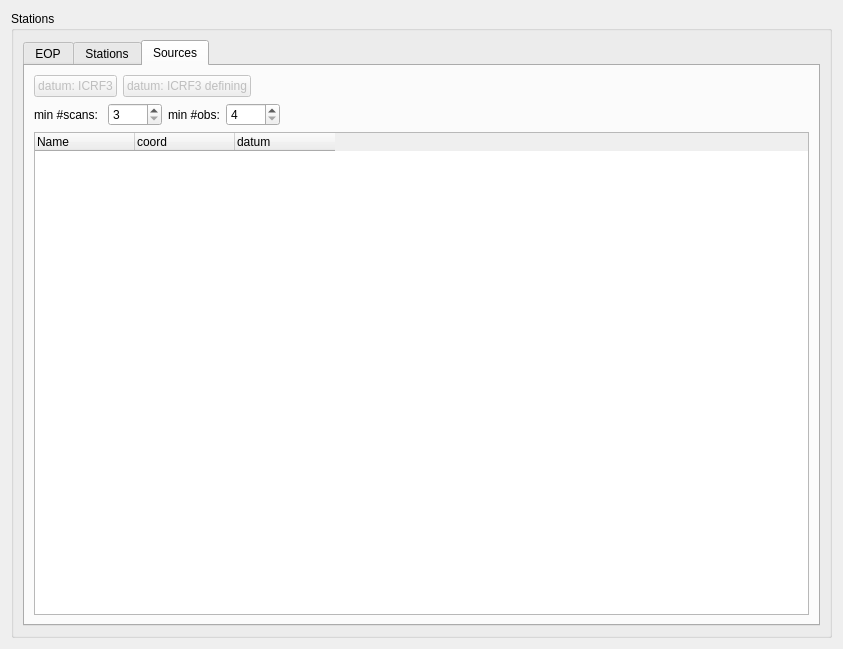
<?xml version="1.0" encoding="UTF-8"?>
<ui version="4.0">
 <class>Solver</class>
 <widget class="QWidget" name="Solver">
  <property name="geometry">
   <rect>
    <x>0</x>
    <y>0</y>
    <width>843</width>
    <height>649</height>
   </rect>
  </property>
  <property name="windowTitle">
   <string>Form</string>
  </property>
  <layout class="QVBoxLayout" name="verticalLayout_4">
   <item>
    <widget class="QSplitter" name="splitter">
     <property name="orientation">
      <enum>Qt::Vertical</enum>
     </property>
     <widget class="QGroupBox" name="groupBox">
      <property name="title">
       <string>Stations</string>
      </property>
      <layout class="QVBoxLayout" name="verticalLayout_6">
       <item>
        <widget class="QTabWidget" name="tabWidget">
         <property name="currentIndex">
          <number>2</number>
         </property>
         <widget class="QWidget" name="EOP">
          <attribute name="title">
           <string>EOP</string>
          </attribute>
          <layout class="QVBoxLayout" name="verticalLayout_3">
           <item>
            <layout class="QVBoxLayout" name="verticalLayout">
             <item>
              <layout class="QHBoxLayout" name="horizontalLayout_3">
               <item>
                <layout class="QGridLayout" name="gridLayout">
                 <item row="2" column="0">
                  <widget class="QCheckBox" name="checkBox_dUT1">
                   <property name="text">
                    <string>dUT1</string>
                   </property>
                   <property name="checked">
                    <bool>true</bool>
                   </property>
                  </widget>
                 </item>
                 <item row="0" column="0">
                  <widget class="QCheckBox" name="checkBox_XPO">
                   <property name="text">
                    <string>XPO</string>
                   </property>
                   <property name="checked">
                    <bool>true</bool>
                   </property>
                  </widget>
                 </item>
                 <item row="3" column="0">
                  <widget class="QCheckBox" name="checkBox_NUTX">
                   <property name="text">
                    <string>NUTX</string>
                   </property>
                   <property name="checked">
                    <bool>true</bool>
                   </property>
                  </widget>
                 </item>
                 <item row="0" column="1">
                  <widget class="QDoubleSpinBox" name="doubleSpinBox_xpo_int">
                   <property name="suffix">
                    <string> [h]</string>
                   </property>
                   <property name="minimum">
                    <double>0.000000000000000</double>
                   </property>
                   <property name="maximum">
                    <double>10000.000000000000000</double>
                   </property>
                   <property name="singleStep">
                    <double>1.000000000000000</double>
                   </property>
                   <property name="value">
                    <double>24.000000000000000</double>
                   </property>
                  </widget>
                 </item>
                 <item row="1" column="0">
                  <widget class="QCheckBox" name="checkBox_YPO">
                   <property name="text">
                    <string>YPO</string>
                   </property>
                   <property name="checked">
                    <bool>true</bool>
                   </property>
                  </widget>
                 </item>
                 <item row="4" column="0">
                  <widget class="QCheckBox" name="checkBox_NUTY">
                   <property name="text">
                    <string>NUTY</string>
                   </property>
                   <property name="checked">
                    <bool>true</bool>
                   </property>
                  </widget>
                 </item>
                 <item row="0" column="2">
                  <widget class="QDoubleSpinBox" name="doubleSpinBox_xpo_const">
                   <property name="suffix">
                    <string> [mas]</string>
                   </property>
                   <property name="decimals">
                    <number>4</number>
                   </property>
                   <property name="minimum">
                    <double>0.000100000000000</double>
                   </property>
                   <property name="singleStep">
                    <double>0.000100000000000</double>
                   </property>
                  </widget>
                 </item>
                 <item row="1" column="1">
                  <widget class="QDoubleSpinBox" name="doubleSpinBox_ypo_int">
                   <property name="suffix">
                    <string> [h]</string>
                   </property>
                   <property name="minimum">
                    <double>0.000000000000000</double>
                   </property>
                   <property name="maximum">
                    <double>10000.000000000000000</double>
                   </property>
                   <property name="singleStep">
                    <double>1.000000000000000</double>
                   </property>
                   <property name="value">
                    <double>24.000000000000000</double>
                   </property>
                  </widget>
                 </item>
                 <item row="2" column="1">
                  <widget class="QDoubleSpinBox" name="doubleSpinBox_dut1_int">
                   <property name="suffix">
                    <string> [h]</string>
                   </property>
                   <property name="minimum">
                    <double>0.000000000000000</double>
                   </property>
                   <property name="maximum">
                    <double>10000.000000000000000</double>
                   </property>
                   <property name="singleStep">
                    <double>1.000000000000000</double>
                   </property>
                   <property name="value">
                    <double>24.000000000000000</double>
                   </property>
                  </widget>
                 </item>
                 <item row="3" column="1">
                  <widget class="QDoubleSpinBox" name="doubleSpinBox_nutx_int">
                   <property name="suffix">
                    <string> [h]</string>
                   </property>
                   <property name="minimum">
                    <double>0.000000000000000</double>
                   </property>
                   <property name="maximum">
                    <double>10000.000000000000000</double>
                   </property>
                   <property name="singleStep">
                    <double>1.000000000000000</double>
                   </property>
                   <property name="value">
                    <double>24.000000000000000</double>
                   </property>
                  </widget>
                 </item>
                 <item row="4" column="1">
                  <widget class="QDoubleSpinBox" name="doubleSpinBox_nuty_int">
                   <property name="suffix">
                    <string> [h]</string>
                   </property>
                   <property name="minimum">
                    <double>0.000000000000000</double>
                   </property>
                   <property name="maximum">
                    <double>10000.000000000000000</double>
                   </property>
                   <property name="singleStep">
                    <double>1.000000000000000</double>
                   </property>
                   <property name="value">
                    <double>24.000000000000000</double>
                   </property>
                  </widget>
                 </item>
                 <item row="1" column="2">
                  <widget class="QDoubleSpinBox" name="doubleSpinBox_ypo_const">
                   <property name="suffix">
                    <string> [mas]</string>
                   </property>
                   <property name="decimals">
                    <number>4</number>
                   </property>
                   <property name="minimum">
                    <double>0.000100000000000</double>
                   </property>
                   <property name="singleStep">
                    <double>0.000100000000000</double>
                   </property>
                  </widget>
                 </item>
                 <item row="2" column="2">
                  <widget class="QDoubleSpinBox" name="doubleSpinBox_dut1_const">
                   <property name="suffix">
                    <string> [mas]</string>
                   </property>
                   <property name="decimals">
                    <number>4</number>
                   </property>
                   <property name="minimum">
                    <double>0.000100000000000</double>
                   </property>
                   <property name="singleStep">
                    <double>0.000100000000000</double>
                   </property>
                  </widget>
                 </item>
                 <item row="3" column="2">
                  <widget class="QDoubleSpinBox" name="doubleSpinBox_nutx_const">
                   <property name="suffix">
                    <string> [mas]</string>
                   </property>
                   <property name="decimals">
                    <number>4</number>
                   </property>
                   <property name="minimum">
                    <double>0.000100000000000</double>
                   </property>
                   <property name="singleStep">
                    <double>0.000100000000000</double>
                   </property>
                  </widget>
                 </item>
                 <item row="4" column="2">
                  <widget class="QDoubleSpinBox" name="doubleSpinBox_nuty_const">
                   <property name="suffix">
                    <string> [mas]</string>
                   </property>
                   <property name="decimals">
                    <number>4</number>
                   </property>
                   <property name="minimum">
                    <double>0.000100000000000</double>
                   </property>
                   <property name="singleStep">
                    <double>0.000100000000000</double>
                   </property>
                  </widget>
                 </item>
                </layout>
               </item>
               <item>
                <spacer name="horizontalSpacer_3">
                 <property name="orientation">
                  <enum>Qt::Horizontal</enum>
                 </property>
                 <property name="sizeHint" stdset="0">
                  <size>
                   <width>40</width>
                   <height>20</height>
                  </size>
                 </property>
                </spacer>
               </item>
              </layout>
             </item>
             <item>
              <spacer name="verticalSpacer">
               <property name="orientation">
                <enum>Qt::Vertical</enum>
               </property>
               <property name="sizeHint" stdset="0">
                <size>
                 <width>20</width>
                 <height>40</height>
                </size>
               </property>
              </spacer>
             </item>
            </layout>
           </item>
          </layout>
         </widget>
         <widget class="QWidget" name="Stations">
          <attribute name="title">
           <string>Stations</string>
          </attribute>
          <layout class="QVBoxLayout" name="verticalLayout_8">
           <item>
            <layout class="QHBoxLayout" name="horizontalLayout_6" stretch="0,2">
             <item>
              <layout class="QVBoxLayout" name="verticalLayout_2">
               <item>
                <layout class="QHBoxLayout" name="horizontalLayout">
                 <item>
                  <widget class="QPushButton" name="pushButton">
                   <property name="enabled">
                    <bool>false</bool>
                   </property>
                   <property name="text">
                    <string>datum: ITRF2014</string>
                   </property>
                  </widget>
                 </item>
                 <item>
                  <spacer name="horizontalSpacer">
                   <property name="orientation">
                    <enum>Qt::Horizontal</enum>
                   </property>
                   <property name="sizeHint" stdset="0">
                    <size>
                     <width>40</width>
                     <height>20</height>
                    </size>
                   </property>
                  </spacer>
                 </item>
                </layout>
               </item>
               <item>
                <widget class="QTreeWidget" name="treeWidget_sta_coord">
                 <attribute name="headerStretchLastSection">
                  <bool>false</bool>
                 </attribute>
                 <column>
                  <property name="text">
                   <string>name</string>
                  </property>
                  <property name="textAlignment">
                   <set>AlignCenter</set>
                  </property>
                 </column>
                 <column>
                  <property name="text">
                   <string>coord</string>
                  </property>
                  <property name="textAlignment">
                   <set>AlignCenter</set>
                  </property>
                 </column>
                 <column>
                  <property name="text">
                   <string>datum</string>
                  </property>
                  <property name="textAlignment">
                   <set>AlignCenter</set>
                  </property>
                 </column>
                 <column>
                  <property name="text">
                   <string/>
                  </property>
                 </column>
                </widget>
               </item>
              </layout>
             </item>
             <item>
              <layout class="QVBoxLayout" name="verticalLayout_5">
               <item>
                <layout class="QHBoxLayout" name="horizontalLayout_4">
                 <item>
                  <widget class="QLabel" name="label_2">
                   <property name="text">
                    <string>ref clock:</string>
                   </property>
                  </widget>
                 </item>
                 <item>
                  <widget class="QComboBox" name="comboBox_ref_clock"/>
                 </item>
                 <item>
                  <spacer name="horizontalSpacer_4">
                   <property name="orientation">
                    <enum>Qt::Horizontal</enum>
                   </property>
                   <property name="sizeHint" stdset="0">
                    <size>
                     <width>40</width>
                     <height>20</height>
                    </size>
                   </property>
                  </spacer>
                 </item>
                </layout>
               </item>
               <item>
                <widget class="QTreeWidget" name="treeWidget_sta_clock">
                 <attribute name="headerStretchLastSection">
                  <bool>false</bool>
                 </attribute>
                 <column>
                  <property name="text">
                   <string>name</string>
                  </property>
                  <property name="textAlignment">
                   <set>AlignCenter</set>
                  </property>
                 </column>
                 <column>
                  <property name="text">
                   <string>linear clock</string>
                  </property>
                  <property name="textAlignment">
                   <set>AlignCenter</set>
                  </property>
                 </column>
                 <column>
                  <property name="text">
                   <string>quadratic clock</string>
                  </property>
                  <property name="textAlignment">
                   <set>AlignCenter</set>
                  </property>
                 </column>
                 <column>
                  <property name="text">
                   <string>PWL clock</string>
                  </property>
                  <property name="textAlignment">
                   <set>AlignCenter</set>
                  </property>
                 </column>
                 <column>
                  <property name="text">
                   <string>interval</string>
                  </property>
                  <property name="textAlignment">
                   <set>AlignCenter</set>
                  </property>
                 </column>
                 <column>
                  <property name="text">
                   <string>constraint</string>
                  </property>
                  <property name="textAlignment">
                   <set>AlignCenter</set>
                  </property>
                 </column>
                 <column>
                  <property name="text">
                   <string/>
                  </property>
                 </column>
                </widget>
               </item>
              </layout>
             </item>
            </layout>
           </item>
           <item>
            <widget class="QTreeWidget" name="treeWidget_sta_tropo">
             <attribute name="headerStretchLastSection">
              <bool>false</bool>
             </attribute>
             <column>
              <property name="text">
               <string>name</string>
              </property>
              <property name="textAlignment">
               <set>AlignCenter</set>
              </property>
             </column>
             <column>
              <property name="text">
               <string>PWL ZWD</string>
              </property>
              <property name="textAlignment">
               <set>AlignCenter</set>
              </property>
             </column>
             <column>
              <property name="text">
               <string>interval</string>
              </property>
              <property name="textAlignment">
               <set>AlignCenter</set>
              </property>
             </column>
             <column>
              <property name="text">
               <string>constraint</string>
              </property>
              <property name="textAlignment">
               <set>AlignCenter</set>
              </property>
             </column>
             <column>
              <property name="text">
               <string>NGR</string>
              </property>
              <property name="textAlignment">
               <set>AlignCenter</set>
              </property>
             </column>
             <column>
              <property name="text">
               <string>interval</string>
              </property>
              <property name="textAlignment">
               <set>AlignCenter</set>
              </property>
             </column>
             <column>
              <property name="text">
               <string>constraint</string>
              </property>
              <property name="textAlignment">
               <set>AlignCenter</set>
              </property>
             </column>
             <column>
              <property name="text">
               <string>EGR</string>
              </property>
              <property name="textAlignment">
               <set>AlignCenter</set>
              </property>
             </column>
             <column>
              <property name="text">
               <string>interval</string>
              </property>
              <property name="textAlignment">
               <set>AlignCenter</set>
              </property>
             </column>
             <column>
              <property name="text">
               <string>constraint</string>
              </property>
              <property name="textAlignment">
               <set>AlignCenter</set>
              </property>
             </column>
             <column>
              <property name="text">
               <string/>
              </property>
             </column>
            </widget>
           </item>
          </layout>
         </widget>
         <widget class="QWidget" name="Sources">
          <attribute name="title">
           <string>Sources</string>
          </attribute>
          <layout class="QVBoxLayout" name="verticalLayout_7">
           <item>
            <layout class="QHBoxLayout" name="horizontalLayout_2">
             <item>
              <widget class="QPushButton" name="pushButton_2">
               <property name="enabled">
                <bool>false</bool>
               </property>
               <property name="text">
                <string>datum: ICRF3</string>
               </property>
              </widget>
             </item>
             <item>
              <widget class="QPushButton" name="pushButton_3">
               <property name="enabled">
                <bool>false</bool>
               </property>
               <property name="text">
                <string>datum: ICRF3 defining</string>
               </property>
              </widget>
             </item>
             <item>
              <spacer name="horizontalSpacer_2">
               <property name="orientation">
                <enum>Qt::Horizontal</enum>
               </property>
               <property name="sizeHint" stdset="0">
                <size>
                 <width>40</width>
                 <height>20</height>
                </size>
               </property>
              </spacer>
             </item>
            </layout>
           </item>
           <item>
            <layout class="QHBoxLayout" name="horizontalLayout_5">
             <property name="topMargin">
              <number>0</number>
             </property>
             <item>
              <widget class="QLabel" name="label">
               <property name="text">
                <string>min #scans: </string>
               </property>
              </widget>
             </item>
             <item>
              <widget class="QSpinBox" name="spinBox_src_minScans">
               <property name="minimum">
                <number>3</number>
               </property>
               <property name="maximum">
                <number>1000</number>
               </property>
              </widget>
             </item>
             <item>
              <widget class="QLabel" name="label_3">
               <property name="text">
                <string>min #obs:</string>
               </property>
              </widget>
             </item>
             <item>
              <widget class="QSpinBox" name="spinBox_src_minObs">
               <property name="minimum">
                <number>4</number>
               </property>
               <property name="maximum">
                <number>1000</number>
               </property>
              </widget>
             </item>
             <item>
              <spacer name="horizontalSpacer_5">
               <property name="orientation">
                <enum>Qt::Horizontal</enum>
               </property>
               <property name="sizeHint" stdset="0">
                <size>
                 <width>40</width>
                 <height>20</height>
                </size>
               </property>
              </spacer>
             </item>
            </layout>
           </item>
           <item>
            <widget class="QTreeWidget" name="treeWidget_src_coord">
             <attribute name="headerStretchLastSection">
              <bool>false</bool>
             </attribute>
             <column>
              <property name="text">
               <string>Name</string>
              </property>
              <property name="textAlignment">
               <set>AlignLeading|AlignVCenter</set>
              </property>
             </column>
             <column>
              <property name="text">
               <string>coord</string>
              </property>
              <property name="textAlignment">
               <set>AlignLeading|AlignVCenter</set>
              </property>
             </column>
             <column>
              <property name="text">
               <string>datum</string>
              </property>
              <property name="textAlignment">
               <set>AlignLeading|AlignVCenter</set>
              </property>
             </column>
             <column>
              <property name="text">
               <string/>
              </property>
             </column>
            </widget>
           </item>
          </layout>
         </widget>
        </widget>
       </item>
      </layout>
     </widget>
    </widget>
   </item>
  </layout>
 </widget>
 <resources/>
 <connections>
  <connection>
   <sender>checkBox_XPO</sender>
   <signal>toggled(bool)</signal>
   <receiver>doubleSpinBox_xpo_int</receiver>
   <slot>setEnabled(bool)</slot>
   <hints>
    <hint type="sourcelabel">
     <x>51</x>
     <y>369</y>
    </hint>
    <hint type="destinationlabel">
     <x>118</x>
     <y>375</y>
    </hint>
   </hints>
  </connection>
  <connection>
   <sender>checkBox_XPO</sender>
   <signal>toggled(bool)</signal>
   <receiver>doubleSpinBox_xpo_const</receiver>
   <slot>setEnabled(bool)</slot>
   <hints>
    <hint type="sourcelabel">
     <x>74</x>
     <y>375</y>
    </hint>
    <hint type="destinationlabel">
     <x>280</x>
     <y>371</y>
    </hint>
   </hints>
  </connection>
  <connection>
   <sender>checkBox_YPO</sender>
   <signal>toggled(bool)</signal>
   <receiver>doubleSpinBox_ypo_int</receiver>
   <slot>setEnabled(bool)</slot>
   <hints>
    <hint type="sourcelabel">
     <x>65</x>
     <y>405</y>
    </hint>
    <hint type="destinationlabel">
     <x>120</x>
     <y>407</y>
    </hint>
   </hints>
  </connection>
  <connection>
   <sender>checkBox_YPO</sender>
   <signal>toggled(bool)</signal>
   <receiver>doubleSpinBox_ypo_const</receiver>
   <slot>setEnabled(bool)</slot>
   <hints>
    <hint type="sourcelabel">
     <x>73</x>
     <y>408</y>
    </hint>
    <hint type="destinationlabel">
     <x>262</x>
     <y>405</y>
    </hint>
   </hints>
  </connection>
  <connection>
   <sender>checkBox_dUT1</sender>
   <signal>toggled(bool)</signal>
   <receiver>doubleSpinBox_dut1_int</receiver>
   <slot>setEnabled(bool)</slot>
   <hints>
    <hint type="sourcelabel">
     <x>52</x>
     <y>432</y>
    </hint>
    <hint type="destinationlabel">
     <x>139</x>
     <y>435</y>
    </hint>
   </hints>
  </connection>
  <connection>
   <sender>checkBox_dUT1</sender>
   <signal>toggled(bool)</signal>
   <receiver>doubleSpinBox_dut1_const</receiver>
   <slot>setEnabled(bool)</slot>
   <hints>
    <hint type="sourcelabel">
     <x>67</x>
     <y>433</y>
    </hint>
    <hint type="destinationlabel">
     <x>254</x>
     <y>437</y>
    </hint>
   </hints>
  </connection>
  <connection>
   <sender>checkBox_NUTX</sender>
   <signal>toggled(bool)</signal>
   <receiver>doubleSpinBox_nutx_int</receiver>
   <slot>setEnabled(bool)</slot>
   <hints>
    <hint type="sourcelabel">
     <x>73</x>
     <y>467</y>
    </hint>
    <hint type="destinationlabel">
     <x>129</x>
     <y>468</y>
    </hint>
   </hints>
  </connection>
  <connection>
   <sender>checkBox_NUTX</sender>
   <signal>toggled(bool)</signal>
   <receiver>doubleSpinBox_nutx_const</receiver>
   <slot>setEnabled(bool)</slot>
   <hints>
    <hint type="sourcelabel">
     <x>78</x>
     <y>467</y>
    </hint>
    <hint type="destinationlabel">
     <x>251</x>
     <y>467</y>
    </hint>
   </hints>
  </connection>
  <connection>
   <sender>checkBox_NUTY</sender>
   <signal>toggled(bool)</signal>
   <receiver>doubleSpinBox_nuty_int</receiver>
   <slot>setEnabled(bool)</slot>
   <hints>
    <hint type="sourcelabel">
     <x>62</x>
     <y>498</y>
    </hint>
    <hint type="destinationlabel">
     <x>142</x>
     <y>498</y>
    </hint>
   </hints>
  </connection>
  <connection>
   <sender>checkBox_NUTY</sender>
   <signal>toggled(bool)</signal>
   <receiver>doubleSpinBox_nuty_const</receiver>
   <slot>setEnabled(bool)</slot>
   <hints>
    <hint type="sourcelabel">
     <x>71</x>
     <y>504</y>
    </hint>
    <hint type="destinationlabel">
     <x>238</x>
     <y>503</y>
    </hint>
   </hints>
  </connection>
 </connections>
</ui>
